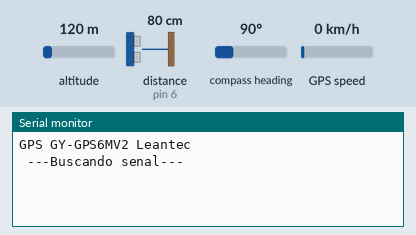
Recording of a sketch running on a simulated Arduino Uno, built with avr-gcc and run on an emulated ATmega328P. Parts: the last lines printed to the serial monitor. The test bench sets the inputs (shaded band); at power-on: distance to the obstacle (sensor on pin 6) 80 cm, altitude 120 m, compass heading 90°, GPS speed 0 km/h. The echo pulse lasts 58.3 µs per cm; the GPS gets a fix after 3 s at 37.7749, -122.4194 with 8 satellites.

Above: at 1.2 s.
1.3 s: distance to the obstacle (sensor on pin 6) set to 2 cm
At 6.6 s:
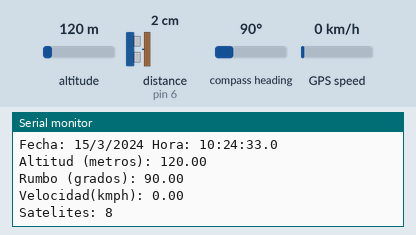
7.5 s: distance to the obstacle (sensor on pin 6) set to 60 cm
13.6 s: altitude set to 20 m
15.1 s: compass heading set to 7°
16.6 s: GPS speed set to 2 km/h
At 18.9 s:
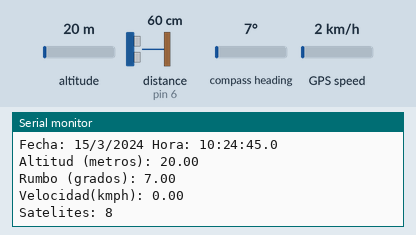
Timing chart, 0 to 19.1 s (numbered marks = the images above; inputs shaded):
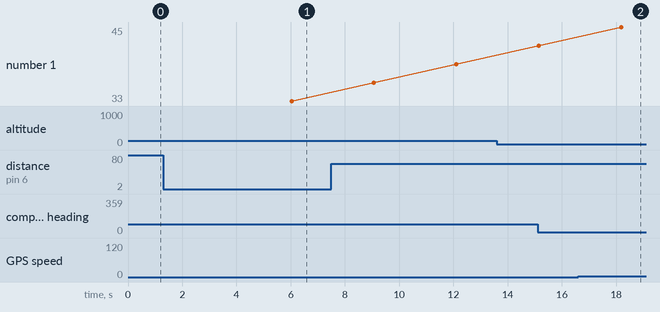

Measured:
- after the input at 1.3 s, the serial monitor: prints a new line after 4.7 s (image 1)

The sketch:

test_gps_device.ino
```cpp
#include <SoftwareSerial.h>//incluimos SoftwareSerial
#include <TinyGPS.h>//incluimos TinyGPS

// defines pins numbers
const int trigPin = 7;
const int echoPin = 6;
const int RX = 10;
const int TX = 11;

// defines variables
long duration;
int distance;

// defines library elements
TinyGPS gps;//Declaramos el objeto gps
SoftwareSerial serialgps(TX,RX);//Declaramos el pin 11 Tx y 10 Rx

//Declaramos la variables para la obtención de datos
int year;
byte month, day, hour, minute, second, hundredths;
unsigned long chars;
unsigned short sentences, failed_checksum;

void setup()
{
  pinMode(trigPin, OUTPUT); // Sets the trigPin as an Output
  pinMode(echoPin, INPUT); // Sets the echoPin as an Input
  Serial.begin(115200);//Iniciamos el puerto serie
  serialgps.begin(9600);//Iniciamos el puerto serie del gps
  //Imprimimos:
  Serial.println("");
  Serial.println("GPS GY-GPS6MV2 Leantec");
  Serial.println(" ---Buscando senal--- ");
  Serial.println("");
}

void loop()
{
  while(serialgps.available())
  {
    int c = serialgps.read();

    if(gps.encode(c))
    {

      // measuring the distance with HC-SR04
      // Clears the trigPin
      digitalWrite(trigPin, LOW);
      delay(3000);
      // Sets the trigPin on HIGH state for 10 micro seconds
      digitalWrite(trigPin, HIGH);
      delayMicroseconds(10);
      digitalWrite(trigPin, LOW);
      // Reads the echoPin, returns the sound wave travel time in microseconds
      duration = pulseIn(echoPin, HIGH);
      // Calculating the distance
      distance = (((duration * 0.0344)*10)/2);            // calcula la distancia en centimetros


      // Prints the distance on the Serial Monitor
        if (distance >= 500 || distance <= 0){  // si la distancia es mayor a 500cm o menor a 0cm
            Serial.println("---");                  // no mide nada
        }
        else {
        // Prints the distance on the Serial Monitor
        Serial.print("Distance: ");
        Serial.print(distance);
        Serial.println(" cm ");
        }
      // processing satellital Data
      float latitude, longitude;
      gps.f_get_position(&latitude, &longitude);
      Serial.print("Latitud/Longitud: ");
      Serial.print(latitude,5);
      Serial.print(", ");
      Serial.println(longitude,5);


  gps.crack_datetime(&year,&month,&day,&hour,&minute,&second,&hundredths);
      Serial.print("Fecha: "); Serial.print(day, DEC); Serial.print("/");
      Serial.print(month, DEC); Serial.print("/"); Serial.print(year);
      Serial.print(" Hora: "); Serial.print(hour, DEC); Serial.print(":");
      Serial.print(minute, DEC); Serial.print(":"); Serial.print(second, DEC);
      Serial.print("."); Serial.println(hundredths, DEC);
      Serial.print("Altitud (metros): ");
      Serial.println(gps.f_altitude());
      Serial.print("Rumbo (grados): "); Serial.println(gps.f_course());
      Serial.print("Velocidad(kmph): ");
      Serial.println(gps.f_speed_kmph());
      Serial.print("Satelites: "); Serial.println(gps.satellites());
      Serial.println();
      gps.stats(&chars, &sentences, &failed_checksum);
    }
  }
}
```
